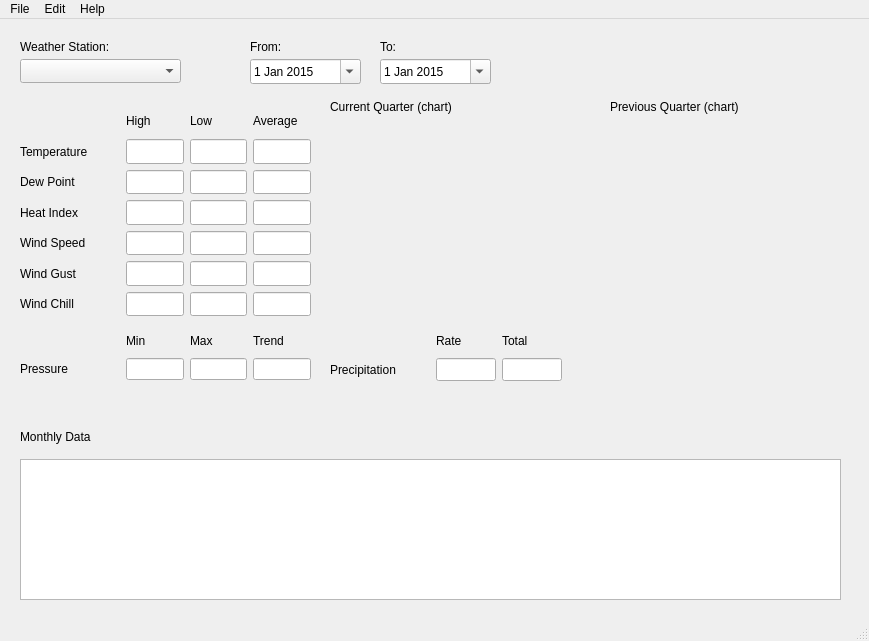
<?xml version="1.0" encoding="UTF-8"?>
<ui version="4.0">
 <class>WUnderground</class>
 <widget class="QMainWindow" name="WUnderground">
  <property name="geometry">
   <rect>
    <x>0</x>
    <y>0</y>
    <width>869</width>
    <height>641</height>
   </rect>
  </property>
  <property name="windowTitle">
   <string>MainWindow</string>
  </property>
  <widget class="QWidget" name="centralwidget">
   <widget class="QWidget" name="layoutWidget">
    <property name="geometry">
     <rect>
      <x>330</x>
      <y>310</y>
      <width>291</width>
      <height>52</height>
     </rect>
    </property>
    <layout class="QGridLayout" name="gridLayout_Precip" rowstretch="0,0" columnstretch="0,0,0,0" columnminimumwidth="75,0,0,0">
     <item row="1" column="0">
      <widget class="QLabel" name="label_7">
       <property name="minimumSize">
        <size>
         <width>100</width>
         <height>0</height>
        </size>
       </property>
       <property name="maximumSize">
        <size>
         <width>100</width>
         <height>16777215</height>
        </size>
       </property>
       <property name="text">
        <string>Precipitation</string>
       </property>
      </widget>
     </item>
     <item row="1" column="1">
      <widget class="QLineEdit" name="txtPrecipationRate">
       <property name="maximumSize">
        <size>
         <width>60</width>
         <height>60</height>
        </size>
       </property>
      </widget>
     </item>
     <item row="1" column="2">
      <widget class="QLineEdit" name="txtPrecipationTotal">
       <property name="maximumSize">
        <size>
         <width>60</width>
         <height>60</height>
        </size>
       </property>
      </widget>
     </item>
     <item row="0" column="1">
      <widget class="QLabel" name="label_9">
       <property name="text">
        <string>Rate</string>
       </property>
      </widget>
     </item>
     <item row="0" column="2">
      <widget class="QLabel" name="label_10">
       <property name="text">
        <string>Total</string>
       </property>
      </widget>
     </item>
     <item row="0" column="3">
      <spacer name="horizontalSpacer">
       <property name="orientation">
        <enum>Qt::Horizontal</enum>
       </property>
       <property name="sizeHint" stdset="0">
        <size>
         <width>40</width>
         <height>20</height>
        </size>
       </property>
      </spacer>
     </item>
    </layout>
   </widget>
   <widget class="QTableView" name="tableViewMonthly">
    <property name="geometry">
     <rect>
      <x>20</x>
      <y>440</y>
      <width>821</width>
      <height>141</height>
     </rect>
    </property>
   </widget>
   <widget class="QLabel" name="labelMonthlyData">
    <property name="geometry">
     <rect>
      <x>20</x>
      <y>410</y>
      <width>81</width>
      <height>16</height>
     </rect>
    </property>
    <property name="text">
     <string>Monthly Data</string>
    </property>
   </widget>
   <widget class="QComboBox" name="comboBox_WeatherStation">
    <property name="geometry">
     <rect>
      <x>20</x>
      <y>40</y>
      <width>161</width>
      <height>24</height>
     </rect>
    </property>
   </widget>
   <widget class="QWidget" name="widgetChart_CurrentQuarter" native="true">
    <property name="geometry">
     <rect>
      <x>330</x>
      <y>100</y>
      <width>251</width>
      <height>111</height>
     </rect>
    </property>
   </widget>
   <widget class="QDateEdit" name="dateTo">
    <property name="geometry">
     <rect>
      <x>250</x>
      <y>40</y>
      <width>111</width>
      <height>25</height>
     </rect>
    </property>
    <property name="minimumDate">
     <date>
      <year>2015</year>
      <month>1</month>
      <day>1</day>
     </date>
    </property>
    <property name="currentSection">
     <enum>QDateTimeEdit::DaySection</enum>
    </property>
    <property name="calendarPopup">
     <bool>true</bool>
    </property>
   </widget>
   <widget class="QLabel" name="label_16">
    <property name="geometry">
     <rect>
      <x>330</x>
      <y>80</y>
      <width>151</width>
      <height>16</height>
     </rect>
    </property>
    <property name="text">
     <string>Current Quarter (chart)</string>
    </property>
   </widget>
   <widget class="QWidget" name="widgetChart_PreviousQuarter" native="true">
    <property name="geometry">
     <rect>
      <x>610</x>
      <y>100</y>
      <width>251</width>
      <height>111</height>
     </rect>
    </property>
   </widget>
   <widget class="QLabel" name="label_17">
    <property name="geometry">
     <rect>
      <x>610</x>
      <y>80</y>
      <width>161</width>
      <height>16</height>
     </rect>
    </property>
    <property name="text">
     <string>Previous Quarter (chart)</string>
    </property>
   </widget>
   <widget class="QWidget" name="layoutWidget_2">
    <property name="geometry">
     <rect>
      <x>20</x>
      <y>310</y>
      <width>291</width>
      <height>51</height>
     </rect>
    </property>
    <layout class="QGridLayout" name="gridLayout_Pressure" columnminimumwidth="75,0,0,0">
     <item row="0" column="2">
      <widget class="QLabel" name="label_21">
       <property name="text">
        <string>Max</string>
       </property>
      </widget>
     </item>
     <item row="0" column="3">
      <widget class="QLabel" name="label_18">
       <property name="text">
        <string>Trend</string>
       </property>
      </widget>
     </item>
     <item row="0" column="1">
      <widget class="QLabel" name="label_20">
       <property name="text">
        <string>Min</string>
       </property>
      </widget>
     </item>
     <item row="1" column="3">
      <widget class="QLineEdit" name="txtPressureTrend">
       <property name="maximumSize">
        <size>
         <width>60</width>
         <height>60</height>
        </size>
       </property>
      </widget>
     </item>
     <item row="1" column="2">
      <widget class="QLineEdit" name="txtPressureMax">
       <property name="maximumSize">
        <size>
         <width>60</width>
         <height>60</height>
        </size>
       </property>
      </widget>
     </item>
     <item row="1" column="1">
      <widget class="QLineEdit" name="txtPressureMin">
       <property name="maximumSize">
        <size>
         <width>60</width>
         <height>60</height>
        </size>
       </property>
      </widget>
     </item>
     <item row="1" column="0">
      <widget class="QLabel" name="label_19">
       <property name="minimumSize">
        <size>
         <width>100</width>
         <height>0</height>
        </size>
       </property>
       <property name="text">
        <string>Pressure</string>
       </property>
      </widget>
     </item>
    </layout>
   </widget>
   <widget class="QDateEdit" name="dateFrom">
    <property name="geometry">
     <rect>
      <x>380</x>
      <y>40</y>
      <width>111</width>
      <height>25</height>
     </rect>
    </property>
    <property name="minimumDate">
     <date>
      <year>2015</year>
      <month>1</month>
      <day>1</day>
     </date>
    </property>
    <property name="currentSection">
     <enum>QDateTimeEdit::DaySection</enum>
    </property>
    <property name="calendarPopup">
     <bool>true</bool>
    </property>
   </widget>
   <widget class="QWidget" name="layoutWidget">
    <property name="geometry">
     <rect>
      <x>20</x>
      <y>90</y>
      <width>291</width>
      <height>207</height>
     </rect>
    </property>
    <layout class="QGridLayout" name="gridLayoutMain" columnminimumwidth="75,0,0,0">
     <item row="1" column="2">
      <widget class="QLineEdit" name="txtTempLow">
       <property name="maximumSize">
        <size>
         <width>60</width>
         <height>60</height>
        </size>
       </property>
      </widget>
     </item>
     <item row="6" column="0">
      <widget class="QLabel" name="label_14">
       <property name="minimumSize">
        <size>
         <width>100</width>
         <height>0</height>
        </size>
       </property>
       <property name="text">
        <string>Wind Chill</string>
       </property>
      </widget>
     </item>
     <item row="2" column="0">
      <widget class="QLabel" name="label_5">
       <property name="minimumSize">
        <size>
         <width>100</width>
         <height>0</height>
        </size>
       </property>
       <property name="text">
        <string>Dew Point</string>
       </property>
      </widget>
     </item>
     <item row="4" column="3">
      <widget class="QLineEdit" name="txtWindSpeedAvg">
       <property name="maximumSize">
        <size>
         <width>60</width>
         <height>60</height>
        </size>
       </property>
      </widget>
     </item>
     <item row="2" column="3">
      <widget class="QLineEdit" name="txtDewPointAvg">
       <property name="maximumSize">
        <size>
         <width>60</width>
         <height>60</height>
        </size>
       </property>
      </widget>
     </item>
     <item row="5" column="3">
      <widget class="QLineEdit" name="txtWindGustAvg">
       <property name="maximumSize">
        <size>
         <width>60</width>
         <height>60</height>
        </size>
       </property>
      </widget>
     </item>
     <item row="1" column="0">
      <widget class="QLabel" name="label_4">
       <property name="minimumSize">
        <size>
         <width>100</width>
         <height>0</height>
        </size>
       </property>
       <property name="text">
        <string>Temperature</string>
       </property>
      </widget>
     </item>
     <item row="6" column="1">
      <widget class="QLineEdit" name="txtWindChillHigh">
       <property name="maximumSize">
        <size>
         <width>60</width>
         <height>60</height>
        </size>
       </property>
      </widget>
     </item>
     <item row="6" column="3">
      <widget class="QLineEdit" name="txtWindChillAvg">
       <property name="maximumSize">
        <size>
         <width>60</width>
         <height>60</height>
        </size>
       </property>
      </widget>
     </item>
     <item row="2" column="1">
      <widget class="QLineEdit" name="txtDewPointHigh">
       <property name="maximumSize">
        <size>
         <width>60</width>
         <height>60</height>
        </size>
       </property>
      </widget>
     </item>
     <item row="0" column="1">
      <widget class="QLabel" name="label">
       <property name="text">
        <string>High</string>
       </property>
      </widget>
     </item>
     <item row="3" column="2">
      <widget class="QLineEdit" name="txtHeatIndexLow">
       <property name="maximumSize">
        <size>
         <width>60</width>
         <height>60</height>
        </size>
       </property>
      </widget>
     </item>
     <item row="5" column="0">
      <widget class="QLabel" name="label_13">
       <property name="minimumSize">
        <size>
         <width>100</width>
         <height>0</height>
        </size>
       </property>
       <property name="text">
        <string>Wind Gust</string>
       </property>
      </widget>
     </item>
     <item row="0" column="3">
      <widget class="QLabel" name="label_3">
       <property name="text">
        <string>Average</string>
       </property>
      </widget>
     </item>
     <item row="5" column="1">
      <widget class="QLineEdit" name="txtWindGustHigh">
       <property name="maximumSize">
        <size>
         <width>60</width>
         <height>60</height>
        </size>
       </property>
      </widget>
     </item>
     <item row="5" column="2">
      <widget class="QLineEdit" name="txtWindGustLow">
       <property name="maximumSize">
        <size>
         <width>60</width>
         <height>60</height>
        </size>
       </property>
      </widget>
     </item>
     <item row="1" column="1">
      <widget class="QLineEdit" name="txtTempHigh">
       <property name="maximumSize">
        <size>
         <width>60</width>
         <height>60</height>
        </size>
       </property>
      </widget>
     </item>
     <item row="4" column="0">
      <widget class="QLabel" name="label_12">
       <property name="minimumSize">
        <size>
         <width>100</width>
         <height>0</height>
        </size>
       </property>
       <property name="text">
        <string>Wind Speed</string>
       </property>
      </widget>
     </item>
     <item row="2" column="2">
      <widget class="QLineEdit" name="txtDewPointLow">
       <property name="maximumSize">
        <size>
         <width>60</width>
         <height>60</height>
        </size>
       </property>
      </widget>
     </item>
     <item row="0" column="2">
      <widget class="QLabel" name="label_2">
       <property name="text">
        <string>Low</string>
       </property>
      </widget>
     </item>
     <item row="3" column="1">
      <widget class="QLineEdit" name="txtHeatIndexHigh">
       <property name="maximumSize">
        <size>
         <width>60</width>
         <height>60</height>
        </size>
       </property>
      </widget>
     </item>
     <item row="6" column="2">
      <widget class="QLineEdit" name="txtWindChillLow">
       <property name="maximumSize">
        <size>
         <width>60</width>
         <height>60</height>
        </size>
       </property>
      </widget>
     </item>
     <item row="3" column="3">
      <widget class="QLineEdit" name="txtHeatIndexAvg">
       <property name="maximumSize">
        <size>
         <width>60</width>
         <height>60</height>
        </size>
       </property>
      </widget>
     </item>
     <item row="1" column="3">
      <widget class="QLineEdit" name="txtTempAvg">
       <property name="maximumSize">
        <size>
         <width>60</width>
         <height>60</height>
        </size>
       </property>
      </widget>
     </item>
     <item row="4" column="1">
      <widget class="QLineEdit" name="txtWindSpeedHigh">
       <property name="maximumSize">
        <size>
         <width>60</width>
         <height>60</height>
        </size>
       </property>
      </widget>
     </item>
     <item row="4" column="2">
      <widget class="QLineEdit" name="txtWindSpeedLow">
       <property name="maximumSize">
        <size>
         <width>60</width>
         <height>60</height>
        </size>
       </property>
      </widget>
     </item>
     <item row="3" column="0">
      <widget class="QLabel" name="label_6">
       <property name="minimumSize">
        <size>
         <width>100</width>
         <height>0</height>
        </size>
       </property>
       <property name="text">
        <string>Heat Index</string>
       </property>
      </widget>
     </item>
    </layout>
   </widget>
   <widget class="QLabel" name="labelFrom">
    <property name="geometry">
     <rect>
      <x>250</x>
      <y>20</y>
      <width>49</width>
      <height>16</height>
     </rect>
    </property>
    <property name="layoutDirection">
     <enum>Qt::LeftToRight</enum>
    </property>
    <property name="text">
     <string>From:</string>
    </property>
    <property name="alignment">
     <set>Qt::AlignLeading|Qt::AlignLeft|Qt::AlignVCenter</set>
    </property>
   </widget>
   <widget class="QLabel" name="labelTo">
    <property name="geometry">
     <rect>
      <x>380</x>
      <y>20</y>
      <width>49</width>
      <height>16</height>
     </rect>
    </property>
    <property name="text">
     <string>To:</string>
    </property>
    <property name="alignment">
     <set>Qt::AlignLeading|Qt::AlignLeft|Qt::AlignVCenter</set>
    </property>
   </widget>
   <widget class="QLabel" name="label_11">
    <property name="geometry">
     <rect>
      <x>20</x>
      <y>20</y>
      <width>161</width>
      <height>16</height>
     </rect>
    </property>
    <property name="text">
     <string>Weather Station:</string>
    </property>
   </widget>
  </widget>
  <widget class="QMenuBar" name="menubar">
   <property name="geometry">
    <rect>
     <x>0</x>
     <y>0</y>
     <width>869</width>
     <height>21</height>
    </rect>
   </property>
   <widget class="QMenu" name="menuFile">
    <property name="title">
     <string>File</string>
    </property>
    <addaction name="separator"/>
    <addaction name="actionExport"/>
    <addaction name="separator"/>
    <addaction name="separator"/>
    <addaction name="actionExit"/>
   </widget>
   <widget class="QMenu" name="menuEdit">
    <property name="title">
     <string>Edit</string>
    </property>
    <addaction name="actionAPI_Key"/>
   </widget>
   <widget class="QMenu" name="menuHelp">
    <property name="title">
     <string>Help</string>
    </property>
    <addaction name="actionAbout"/>
   </widget>
   <addaction name="menuFile"/>
   <addaction name="menuEdit"/>
   <addaction name="menuHelp"/>
  </widget>
  <widget class="QStatusBar" name="statusbar"/>
  <action name="actionAPI_Key">
   <property name="text">
    <string>API Key</string>
   </property>
  </action>
  <action name="actionAbout">
   <property name="text">
    <string>About</string>
   </property>
  </action>
  <action name="actionExport">
   <property name="text">
    <string>Export</string>
   </property>
  </action>
  <action name="actionExit">
   <property name="text">
    <string>Exit</string>
   </property>
  </action>
 </widget>
 <resources/>
 <connections/>
</ui>
